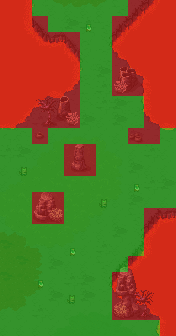

A level layout from a 2D game, rendered from its tile map. Below: a short description, then the map file with its tile-grid data intact:
An orthogonal 11x21 tile map with 16x16 px tiles, 9 tile layers (Tile Layer 4, Tile Layer 5, Tile Layer 6, Tile Layer 7, ...).

<map version="1.5" tiledversion="2021.02.15" orientation="orthogonal" renderorder="left-down" width="11" height="21" tilewidth="16" tileheight="16" infinite="0" nextlayerid="16" nextobjectid="1">
 <tileset firstgid="1" source="../world_tiles/tileset.tsx" />
 <layer id="10" name="Tile Layer 4" width="11" height="21">
  <data encoding="csv">
12612,12601,12602,12809,12809,12809,12809,12109,12110,12210,12612,
12612,12701,12702,12703,12809,12809,12109,12110,12210,12612,12612,
12612,12801,12802,12803,12115,12116,12209,12210,12612,12612,12612,
12612,12612,12612,12214,12215,12216,12709,12710,12107,12108,12612,
12612,12612,12612,12612,12615,12616,12809,12810,12207,12208,12612,
12612,12101,12102,12103,12715,12716,12809,12809,12609,12610,12612,
12612,12201,12202,12203,12815,12816,12809,12809,12609,12610,12612,
12714,12715,12716,12809,12809,12809,12809,12809,12709,12710,12711,
12814,12815,12816,12809,12809,12809,12809,12809,12809,12810,12811,
12809,12809,12809,12809,12809,12809,12809,12809,12809,12809,12809,
12809,12809,12809,12809,12809,12809,12809,12809,12809,12809,12809,
12809,12809,12809,12809,12809,12809,12809,12809,12809,12809,12809,
12809,12809,12809,12809,12809,12809,12809,12809,12809,12809,12809,
12809,12809,12809,12809,12809,12809,12809,12809,12109,12110,12111,
12809,12809,12809,12809,12809,12809,12809,12809,12209,12210,12211,
12809,12809,12809,12809,12809,12809,12809,12809,12707,12708,12612,
12809,12809,12809,12809,12809,12809,12109,12110,12807,12808,12612,
12809,12809,12809,12809,12809,12809,12209,12210,12612,12612,12612,
12809,12809,12809,12809,12809,12809,12709,12710,12106,12107,12108,
12809,12809,12809,12809,12809,12809,12809,12810,12206,12207,12208,
12809,12809,12809,12809,12809,12809,12809,12809,12809,12307,12308
</data>
 </layer>
 <layer id="11" name="Tile Layer 5" width="11" height="21">
  <data encoding="csv">
0,0,0,0,0,0,0,0,0,0,0,
0,0,0,0,0,0,0,0,0,0,0,
0,0,0,0,0,0,0,0,0,0,0,
0,0,0,0,0,0,0,0,0,0,0,
0,0,0,0,0,0,0,0,0,0,0,
0,0,0,0,0,0,0,0,0,0,0,
0,0,0,0,0,0,0,0,0,0,0,
0,0,0,0,0,0,0,0,0,0,0,
0,0,13338,13339,13340,13341,13342,13343,0,0,0,
0,0,13438,13439,13440,13441,13442,13443,0,0,0,
0,13438,13439,13539,13540,13541,13542,13543,0,0,0,
13438,13439,13539,13639,13640,13641,13642,13643,0,0,0,
13639,13641,13641,13641,13740,13741,13742,13743,0,0,0,
13739,13641,13641,13641,13741,13742,13743,13843,0,0,0,
13738,13739,13740,13741,13742,13743,13843,0,0,0,0,
13838,13839,13840,13841,13842,13843,0,0,0,0,0,
0,0,0,0,0,0,0,0,0,0,0,
0,0,0,0,0,0,0,0,0,0,0,
0,0,0,0,0,0,0,0,0,0,0,
0,0,0,0,0,0,0,0,0,0,0,
0,0,0,0,0,0,0,0,0,0,0
</data>
 </layer>
 <layer id="12" name="Tile Layer 6" width="11" height="21">
  <data encoding="csv">
0,0,13250,13251,13252,13253,13254,13255,0,0,0,
0,0,0,0,12828,12927,0,0,0,0,0,
0,0,0,0,0,0,0,0,0,0,0,
0,0,0,0,0,0,0,0,0,0,0,
0,0,0,0,0,0,12828,0,0,0,0,
0,0,0,0,0,0,12927,0,0,0,0,
0,0,0,0,0,0,12927,12828,0,0,0,
0,0,12927,12828,0,12828,0,12828,0,0,0,
0,0,0,0,0,0,0,0,12828,0,0,
12927,12828,0,0,0,0,0,0,0,12927,0,
0,0,0,0,0,0,0,0,12828,0,0,
0,0,0,0,0,0,0,0,0,12927,12828,
0,0,0,0,0,0,0,0,12828,0,0,
0,0,0,0,0,0,0,0,0,0,0,
12753,12754,12755,0,0,0,0,12828,0,0,0,
13129,12854,12855,0,0,0,12927,0,0,0,0,
12953,13129,12955,12828,0,0,0,0,0,0,0,
13129,13054,13055,0,12927,12828,0,0,0,0,0,
13153,13154,13155,12828,0,12828,0,0,0,0,0,
13253,13254,12927,14550,14551,14552,14553,14554,0,0,0,
0,0,0,14650,14651,14652,14653,14654,14655,0,0
</data>
 </layer>
 <layer id="13" name="Tile Layer 7" width="11" height="21">
  <data encoding="csv">
0,0,0,0,0,0,0,0,0,0,0,
0,0,0,0,0,0,0,0,0,0,0,
0,0,0,0,0,0,0,0,0,0,0,
0,0,0,0,0,0,0,0,0,0,0,
0,0,0,0,0,0,0,12359,12360,0,0,
0,0,0,0,0,0,0,12459,12460,0,0,
0,0,0,12161,12162,0,0,0,0,0,0,
0,0,0,12261,12262,0,0,0,0,0,0,
0,0,0,0,0,0,0,0,0,0,0,
0,0,0,0,12468,12469,0,0,0,0,0,
0,0,0,0,12568,12569,0,0,0,0,0,
0,0,0,0,0,0,0,0,0,0,0,
0,0,12673,12674,0,0,0,0,0,0,0,
0,0,12773,12774,0,0,0,0,0,0,0,
0,0,0,0,0,0,0,0,0,0,0,
0,0,0,0,0,0,0,0,0,0,0,
0,0,0,0,0,0,0,12873,12874,0,0,
0,0,0,0,0,0,0,12973,12974,0,0,
0,0,0,0,0,0,0,13073,13074,0,0,
0,0,0,0,0,0,0,13173,13174,0,0,
0,0,0,0,0,0,0,0,0,0,0
</data>
 </layer>
 <layer id="14" name="Tile Layer 8" width="11" height="21">
  <data encoding="csv">
0,0,0,0,0,0,0,0,0,0,0,
0,0,0,0,0,0,0,0,0,0,0,
0,0,0,0,0,0,0,0,0,0,0,
0,0,0,0,0,0,0,0,0,0,0,
0,0,0,0,0,0,0,0,0,0,0,
0,0,0,0,0,0,0,0,0,0,0,
0,0,12959,12960,0,0,0,0,0,0,0,
0,0,13059,13060,0,0,0,0,0,0,0,
0,0,0,0,0,0,0,0,0,0,0,
0,0,0,0,0,0,0,0,0,0,0,
0,0,0,0,0,0,0,0,0,0,0,
0,0,0,0,0,0,0,0,0,0,0,
0,0,0,0,0,0,0,0,0,0,0,
0,0,0,13560,0,0,0,0,0,0,0,
0,0,0,0,0,0,0,0,0,0,0,
0,0,0,0,0,0,0,0,0,0,0,
0,0,0,0,0,0,0,0,0,0,0,
0,0,0,0,0,0,0,0,0,0,0,
0,0,0,0,0,0,0,0,12959,12960,0,
0,0,0,0,0,0,0,13560,13059,13060,0,
0,0,0,0,0,0,0,0,0,0,0
</data>
 </layer>
 <layer id="15" name="Tile Layer 9" width="11" height="21">
  <data encoding="csv">
0,0,0,0,0,0,0,0,0,0,0,
0,0,0,0,0,0,0,0,0,0,0,
0,0,0,0,0,0,0,0,0,0,0,
0,0,0,0,0,0,0,0,0,0,0,
0,0,0,0,0,0,0,0,0,0,0,
0,0,0,0,0,0,0,13462,0,0,0,
0,0,0,0,0,0,0,0,0,0,0,
0,0,0,0,13462,0,0,0,0,0,0,
0,0,0,0,0,0,0,0,0,0,0,
0,0,0,0,0,0,0,0,0,0,0,
0,0,0,0,0,0,0,0,0,0,0,
0,0,0,0,0,0,0,0,0,0,0,
0,0,0,0,0,0,0,0,0,0,0,
0,0,0,0,0,0,0,0,0,0,0,
0,0,0,0,0,0,0,0,0,0,0,
0,0,0,0,0,0,0,0,0,0,0,
0,0,0,0,0,0,0,0,0,0,0,
0,0,0,0,0,0,0,0,0,0,0,
0,0,0,0,0,0,0,0,0,0,0,
0,0,0,0,0,0,0,0,0,0,0,
0,0,0,0,0,0,0,0,0,0,0
</data>
 </layer>
 <layer id="7" name="anim" width="11" height="21">
  <data encoding="csv">
0,0,0,0,0,0,0,0,0,0,0,
0,0,0,0,0,0,0,0,0,0,0,
0,0,0,0,0,0,0,0,0,0,0,
0,0,0,0,0,0,0,0,0,0,0,
0,0,0,0,0,0,0,0,0,0,0,
0,0,0,0,0,0,0,0,0,0,0,
0,0,0,0,0,0,0,0,0,0,0,
0,0,0,0,0,0,0,0,0,0,0,
0,0,15528,0,0,0,0,0,15429,0,0,
0,0,0,0,0,0,0,0,0,0,0,
0,0,0,0,0,0,0,0,0,0,0,
0,0,0,0,0,0,0,0,0,0,0,
0,0,0,0,0,0,0,0,0,0,0,
0,0,0,0,0,0,0,0,0,0,0,
0,0,0,0,0,0,0,0,0,0,0,
0,0,0,0,0,0,0,0,0,0,0,
0,0,0,0,0,0,0,0,0,0,0,
0,0,0,0,0,0,0,0,0,0,0,
0,0,0,0,0,0,0,0,0,0,0,
0,0,0,0,0,0,0,0,0,0,0,
0,0,0,0,0,0,0,0,0,0,0
</data>
 </layer>
 <layer id="8" name="characters" width="11" height="21">
  <data encoding="csv">
0,0,0,0,0,0,0,0,0,0,0,
0,0,0,0,0,15406,0,0,0,0,0,
0,0,0,0,0,0,0,0,0,0,0,
0,0,0,0,0,0,0,0,0,0,0,
0,0,0,0,0,0,0,0,0,0,0,
0,0,0,0,0,0,0,0,0,0,0,
0,0,0,0,0,0,0,0,0,0,0,
0,0,0,0,0,0,0,0,0,0,0,
0,0,0,0,0,0,0,0,0,0,0,
0,0,0,0,0,0,0,0,0,0,0,
0,15606,0,0,0,0,0,0,0,0,0,
0,0,0,0,0,0,0,0,15406,0,0,
0,0,0,0,0,0,15606,0,0,0,0,
0,0,0,0,0,0,0,0,0,0,0,
0,0,0,0,0,0,0,0,0,0,0,
0,0,0,0,15406,0,0,0,0,0,0,
0,0,0,0,0,0,0,0,0,0,0,
0,0,15406,0,0,0,0,0,0,0,0,
0,0,0,0,15606,0,0,0,0,0,0,
0,0,0,0,0,0,0,0,0,0,0,
0,0,0,0,0,0,0,0,0,0,0
</data>
 </layer>
 <layer id="9" name="walkable" width="11" height="21">
  <data encoding="csv">
15437,15437,15537,15537,15537,15537,15537,15537,15437,15437,15437,
15437,15437,15437,15537,15537,15537,15537,15437,15437,15437,15437,
15437,15437,15437,15437,15437,15537,15537,15437,15437,15437,15437,
15437,15437,15437,15437,15437,15537,15537,15437,15437,15437,15437,
15437,15437,15437,15437,15437,15537,15537,15437,15437,15437,15437,
15437,15437,15437,15437,15437,15537,15537,15437,15437,15437,15437,
15437,15437,15437,15437,15437,15537,15537,15537,15537,15437,15437,
15437,15437,15437,15437,15437,15537,15537,15537,15537,15437,15437,
15537,15537,15437,15537,15537,15537,15537,15537,15437,15437,15537,
15537,15537,15537,15537,15437,15437,15537,15537,15537,15537,15537,
15537,15537,15537,15537,15437,15437,15537,15537,15537,15537,15537,
15537,15537,15537,15537,15537,15537,15537,15537,15537,15537,15537,
15537,15537,15437,15437,15537,15537,15537,15537,15537,15537,15537,
15537,15537,15437,15437,15537,15537,15537,15537,15537,15437,15437,
15537,15537,15537,15537,15537,15537,15537,15537,15537,15437,15437,
15537,15537,15537,15537,15537,15537,15537,15537,15537,15437,15437,
15537,15537,15537,15537,15537,15537,15537,15537,15437,15437,15437,
15537,15537,15537,15537,15537,15537,15537,15437,15437,15437,15437,
15537,15537,15537,15537,15537,15537,15537,15437,15437,15437,15437,
15537,15537,15537,15537,15537,15537,15537,15437,15437,15437,15437,
15537,15537,15537,15537,15537,15537,15537,15537,15537,15537,15437
</data>
 </layer>
</map>
